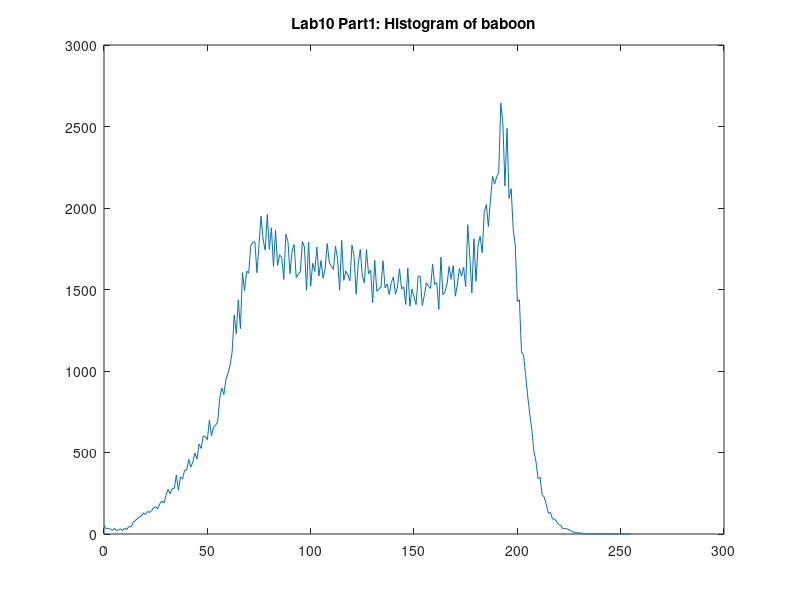

Reproduce this figure in MATLAB.
load histogram_1_baboon.txt

B = histogram_1_baboon;
B = B';
[n,p] = size (histogram_1_baboon);
t = 0:255;
% 
% for i = 1:128
%     A(2,i*2) = B(1,i);
% end
% for i = 1:256
%     A(1,i) = i-1;
% end
% idx = A>0;
% plot(A(idx));
%set(gcf, 'PaperPosition', 'default')
grid on
%t = [0,64,192,205.457,255];
%A = [347671.986;239372;22772;0;0];
plot(t,histogram_1_baboon)
%-1692.187;347671.986
title('Lab10 Part1: Histogram of baboon');
